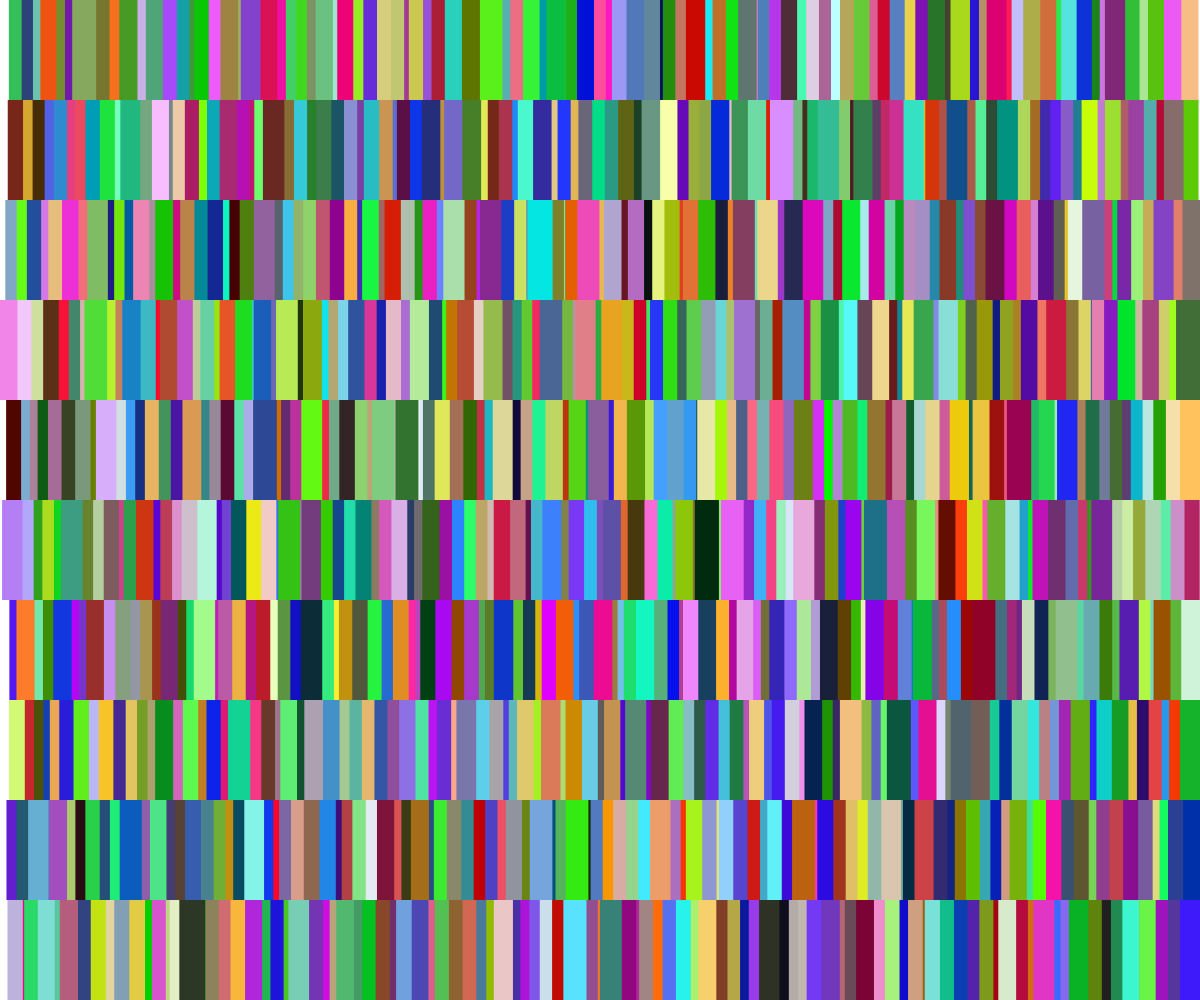
Frame 1 (no input)
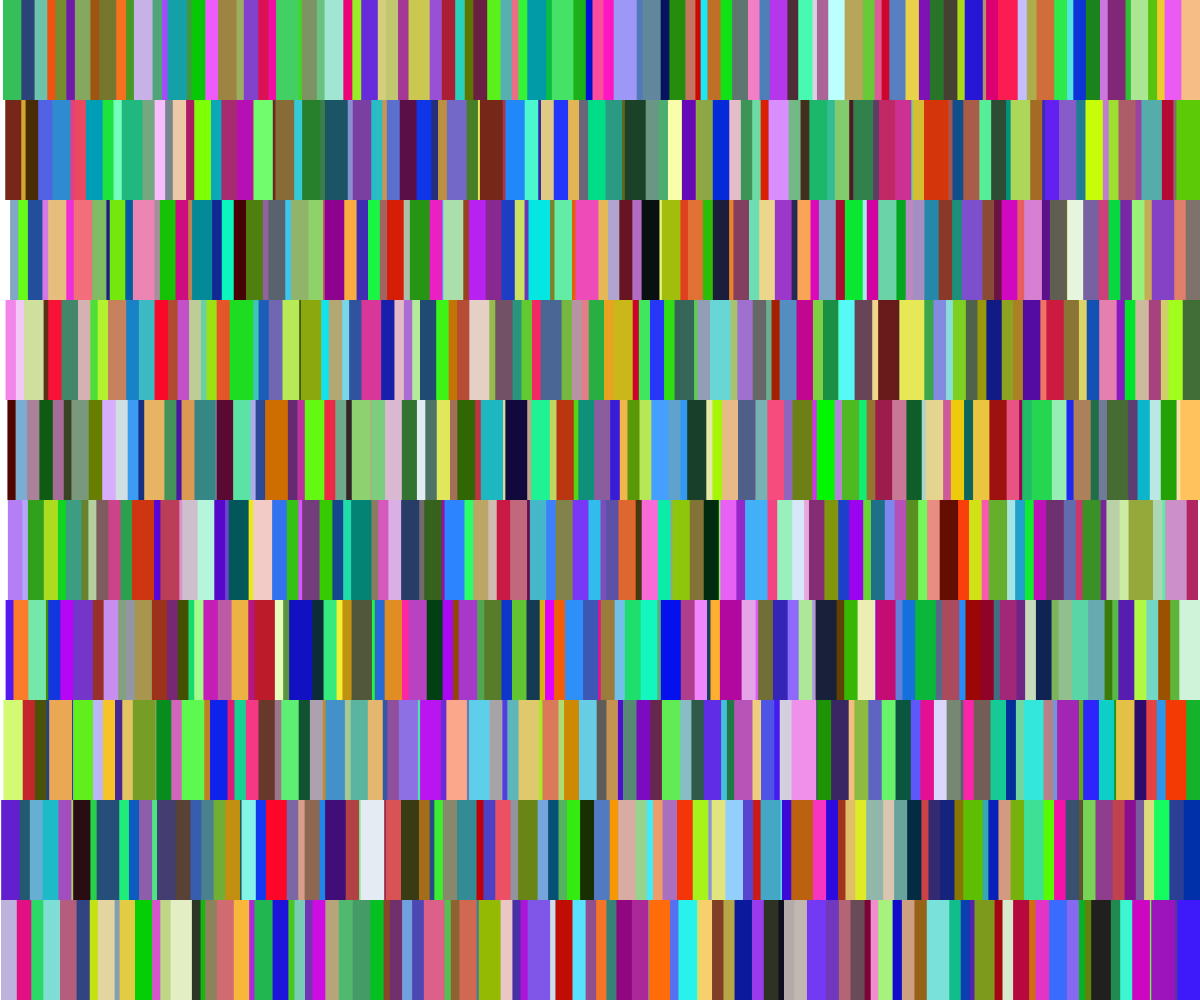
Frame 60 (no input)
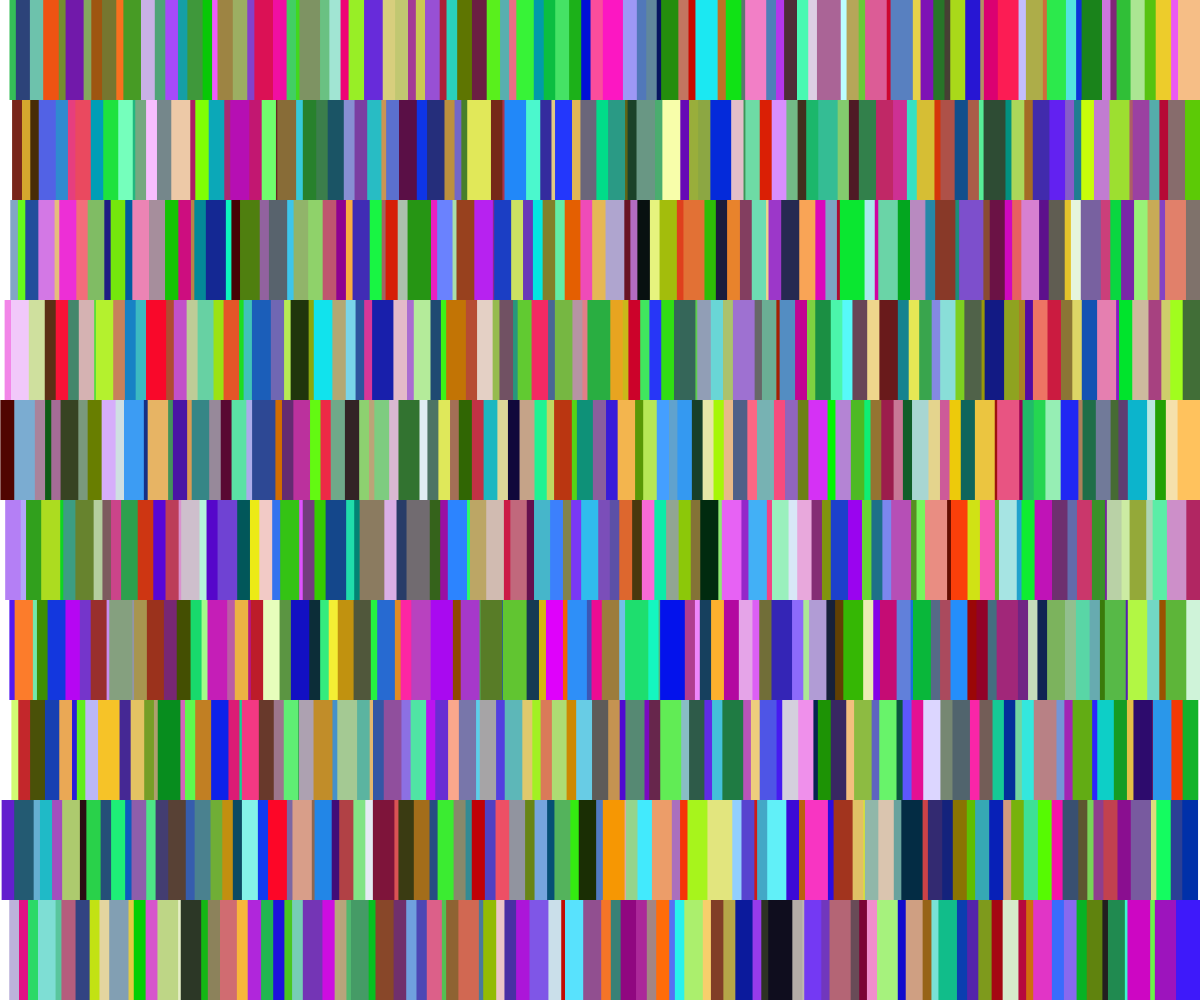
Frame 120 (the mouse pressed at the canvas centre since frame 60)

The p5.js sketch that drew these frames (run headless with seeded random() and noise() and a simulated clock; from frame 60 on, the mouse is pressed at the canvas centre):

// p5.js sketch
// ── sketch.js
let offset;
let margin = 0;
let rowHeight = 100;
let rows = [];

function setup(){
  createCanvas(windowWidth, windowHeight);

  // let containerWidth = 800;
  // let containerHeight = 800;

  let containerWidth = width;
  let containerHeight = height;

  let numRows = floor(containerHeight/rowHeight);
  rowHeight = height/numRows; //make it exact!

  let numLines = 100;
  offset = containerWidth/numLines;

  for(let r = 0; r < numRows; r++){
    let lines = [];
    for(let i = 0; i < numLines; i++){
      lines.push({origin: i * offset + offset/2 + margin, direction: random() > 0.5 ? -1 : 1, color: randomColor()} );
      lines[i].x = lines[i].origin + random(-offset/2, offset/2);
      lines[i].y = r * rowHeight;
      lines[i].speed = random(0.5, 1.5);
    }
    rows.push(lines);
  }
  // print(lines);
}

function draw(){
  background(255);
  //rect(0 + margin, 0, 800, 100);
  for(let row of rows){
    for(let i = 0; i < row.length; i++){
      l = row[i];
      l.x += l.speed * l.direction;
      // stroke("red");
      // line(l.origin, l.y, l.origin, l.y+rowHeight);
      // strokeWeight(3);
      // stroke(l.color);
      noStroke();
      fill(l.color);

      // line(l.x, l.y, l.x, l.y+rowHeight);
      if(i != row.length -1){
        let next = row[i+1];
        let width = next.x - l.x;
        rect(l.x, l.y, width + 10, rowHeight);
      } else { //last item

      }

      if(l.x > l.origin + offset/2){
        l.x = l.origin + offset/2;
        l.speed = random(0.5, 1.5);
        l.direction*=-1;
      } else if(l.x < l.origin - offset/2){
        l.x = l.origin - offset/2;
        l.speed = random(0.5, 1.5);
        l.direction*=-1;
      }
    }
  }
}

function randomColor(){
  return color(random(255), random(255), random(255));
}
